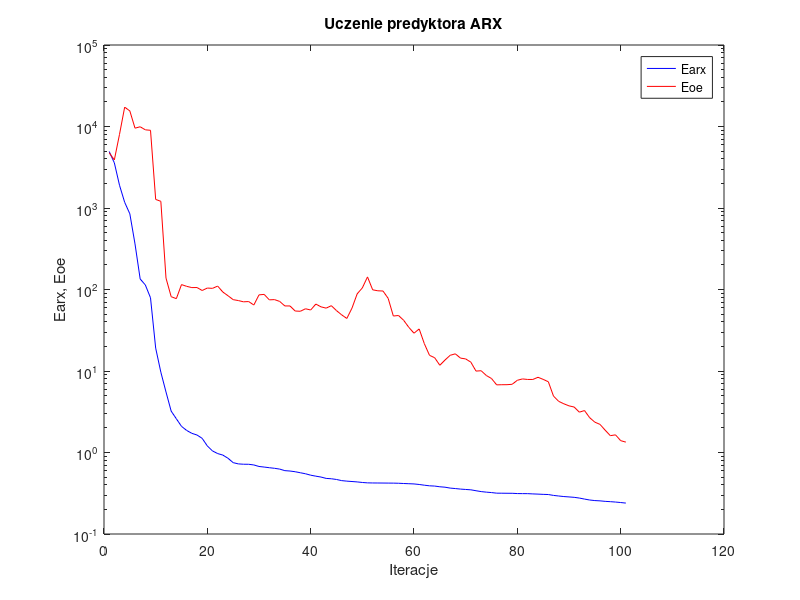
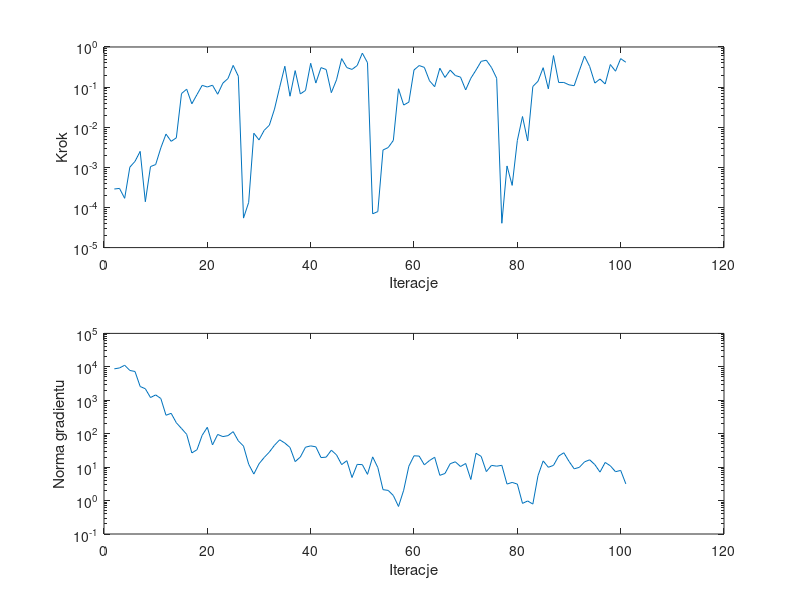

Write the MATLAB code that produced these figures, in order.
%uczenie predyktora arx
clear all;
n=0; farx(n+1)=4.934405e+003; foe(n+1)=4.765867e+003; wspucz(n+1)=0.000000e+000; ng(n+1)=0.000000e+000;
%odnowa zmiennej metryki
n=1; farx(n+1)=3.585896e+003; foe(n+1)=3.890223e+003; krok(n+1)=2.884695e-004; ng(n+1)=8.706314e+003;
n=2; farx(n+1)=1.902549e+003; foe(n+1)=8.004362e+003; krok(n+1)=2.989017e-004; ng(n+1)=9.261672e+003;
n=3; farx(n+1)=1.174372e+003; foe(n+1)=1.728259e+004; krok(n+1)=1.691914e-004; ng(n+1)=1.113463e+004;
n=4; farx(n+1)=8.484644e+002; foe(n+1)=1.552219e+004; krok(n+1)=1.011508e-003; ng(n+1)=7.792905e+003;
n=5; farx(n+1)=3.628236e+002; foe(n+1)=9.541040e+003; krok(n+1)=1.409080e-003; ng(n+1)=7.255536e+003;
n=6; farx(n+1)=1.347643e+002; foe(n+1)=9.925065e+003; krok(n+1)=2.501815e-003; ng(n+1)=2.578706e+003;
n=7; farx(n+1)=1.137083e+002; foe(n+1)=9.103114e+003; krok(n+1)=1.389271e-004; ng(n+1)=2.208620e+003;
n=8; farx(n+1)=7.915717e+001; foe(n+1)=8.984229e+003; krok(n+1)=1.045638e-003; ng(n+1)=1.206313e+003;
n=9; farx(n+1)=1.910963e+001; foe(n+1)=1.274518e+003; krok(n+1)=1.174683e-003; ng(n+1)=1.445926e+003;
n=10; farx(n+1)=9.675489e+000; foe(n+1)=1.207410e+003; krok(n+1)=3.065383e-003; ng(n+1)=1.128620e+003;
n=11; farx(n+1)=5.524469e+000; foe(n+1)=1.378657e+002; krok(n+1)=6.748373e-003; ng(n+1)=3.562518e+002;
n=12; farx(n+1)=3.219055e+000; foe(n+1)=8.166376e+001; krok(n+1)=4.449709e-003; ng(n+1)=4.070434e+002;
n=13; farx(n+1)=2.594393e+000; foe(n+1)=7.716824e+001; krok(n+1)=5.445782e-003; ng(n+1)=2.121679e+002;
n=14; farx(n+1)=2.094123e+000; foe(n+1)=1.148824e+002; krok(n+1)=6.900644e-002; ng(n+1)=1.432116e+002;
n=15; farx(n+1)=1.864495e+000; foe(n+1)=1.093496e+002; krok(n+1)=8.877087e-002; ng(n+1)=9.578631e+001;
n=16; farx(n+1)=1.719244e+000; foe(n+1)=1.055399e+002; krok(n+1)=3.836134e-002; ng(n+1)=2.660356e+001;
n=17; farx(n+1)=1.638811e+000; foe(n+1)=1.057202e+002; krok(n+1)=6.524238e-002; ng(n+1)=3.317907e+001;
n=18; farx(n+1)=1.492104e+000; foe(n+1)=9.723342e+001; krok(n+1)=1.105271e-001; ng(n+1)=8.964560e+001;
n=19; farx(n+1)=1.203207e+000; foe(n+1)=1.042087e+002; krok(n+1)=1.006999e-001; ng(n+1)=1.555406e+002;
n=20; farx(n+1)=1.044949e+000; foe(n+1)=1.032908e+002; krok(n+1)=1.115271e-001; ng(n+1)=4.612191e+001;
n=21; farx(n+1)=9.703054e-001; foe(n+1)=1.101627e+002; krok(n+1)=6.640781e-002; ng(n+1)=9.500239e+001;
n=22; farx(n+1)=9.296843e-001; foe(n+1)=9.309323e+001; krok(n+1)=1.253365e-001; ng(n+1)=8.186766e+001;
n=23; farx(n+1)=8.496474e-001; foe(n+1)=8.385253e+001; krok(n+1)=1.638325e-001; ng(n+1)=8.747227e+001;
n=24; farx(n+1)=7.509966e-001; foe(n+1)=7.508167e+001; krok(n+1)=3.477470e-001; ng(n+1)=1.151050e+002;
n=25; farx(n+1)=7.247591e-001; foe(n+1)=7.318302e+001; krok(n+1)=1.865388e-001; ng(n+1)=6.098322e+001;
%odnowa zmiennej metryki
n=26; farx(n+1)=7.179998e-001; foe(n+1)=7.062539e+001; krok(n+1)=5.434585e-005; ng(n+1)=4.260901e+001;
n=27; farx(n+1)=7.170089e-001; foe(n+1)=7.113670e+001; krok(n+1)=1.338340e-004; ng(n+1)=1.223338e+001;
n=28; farx(n+1)=7.034522e-001; foe(n+1)=6.452561e+001; krok(n+1)=7.088910e-003; ng(n+1)=6.206871e+000;
n=29; farx(n+1)=6.739218e-001; foe(n+1)=8.593348e+001; krok(n+1)=4.829711e-003; ng(n+1)=1.257140e+001;
n=30; farx(n+1)=6.628460e-001; foe(n+1)=8.709461e+001; krok(n+1)=8.360316e-003; ng(n+1)=1.940085e+001;
n=31; farx(n+1)=6.507023e-001; foe(n+1)=7.465320e+001; krok(n+1)=1.121678e-002; ng(n+1)=2.826898e+001;
n=32; farx(n+1)=6.400601e-001; foe(n+1)=7.516493e+001; krok(n+1)=2.835564e-002; ng(n+1)=4.515317e+001;
n=33; farx(n+1)=6.257565e-001; foe(n+1)=7.141697e+001; krok(n+1)=9.909413e-002; ng(n+1)=6.569551e+001;
n=34; farx(n+1)=5.991334e-001; foe(n+1)=6.285419e+001; krok(n+1)=3.311156e-001; ng(n+1)=5.250596e+001;
n=35; farx(n+1)=5.924703e-001; foe(n+1)=6.283182e+001; krok(n+1)=5.927401e-002; ng(n+1)=3.875286e+001;
n=36; farx(n+1)=5.809265e-001; foe(n+1)=5.445851e+001; krok(n+1)=2.577175e-001; ng(n+1)=1.461830e+001;
n=37; farx(n+1)=5.644249e-001; foe(n+1)=5.405076e+001; krok(n+1)=6.754317e-002; ng(n+1)=2.005514e+001;
n=38; farx(n+1)=5.484231e-001; foe(n+1)=5.802690e+001; krok(n+1)=8.268560e-002; ng(n+1)=3.945820e+001;
n=39; farx(n+1)=5.268622e-001; foe(n+1)=5.604958e+001; krok(n+1)=3.923690e-001; ng(n+1)=4.317686e+001;
n=40; farx(n+1)=5.124104e-001; foe(n+1)=6.625903e+001; krok(n+1)=1.261335e-001; ng(n+1)=4.051452e+001;
n=41; farx(n+1)=4.998464e-001; foe(n+1)=6.127825e+001; krok(n+1)=3.057702e-001; ng(n+1)=1.930981e+001;
n=42; farx(n+1)=4.810455e-001; foe(n+1)=5.905426e+001; krok(n+1)=2.745494e-001; ng(n+1)=1.990212e+001;
n=43; farx(n+1)=4.763466e-001; foe(n+1)=6.332110e+001; krok(n+1)=7.266281e-002; ng(n+1)=3.207815e+001;
n=44; farx(n+1)=4.666628e-001; foe(n+1)=5.505704e+001; krok(n+1)=1.516292e-001; ng(n+1)=2.328867e+001;
n=45; farx(n+1)=4.519210e-001; foe(n+1)=4.885522e+001; krok(n+1)=5.131430e-001; ng(n+1)=1.189983e+001;
n=46; farx(n+1)=4.452870e-001; foe(n+1)=4.412904e+001; krok(n+1)=3.064368e-001; ng(n+1)=1.559590e+001;
n=47; farx(n+1)=4.405753e-001; foe(n+1)=5.916083e+001; krok(n+1)=2.760258e-001; ng(n+1)=4.891946e+000;
n=48; farx(n+1)=4.356457e-001; foe(n+1)=8.846496e+001; krok(n+1)=3.444314e-001; ng(n+1)=1.207215e+001;
n=49; farx(n+1)=4.287792e-001; foe(n+1)=1.046176e+002; krok(n+1)=7.021280e-001; ng(n+1)=1.187961e+001;
n=50; farx(n+1)=4.242171e-001; foe(n+1)=1.427217e+002; krok(n+1)=4.063898e-001; ng(n+1)=6.077636e+000;
%odnowa zmiennej metryki
n=51; farx(n+1)=4.229193e-001; foe(n+1)=9.911895e+001; krok(n+1)=6.946355e-005; ng(n+1)=2.026561e+001;
n=52; farx(n+1)=4.224668e-001; foe(n+1)=9.642609e+001; krok(n+1)=7.910691e-005; ng(n+1)=9.692260e+000;
n=53; farx(n+1)=4.220013e-001; foe(n+1)=9.581412e+001; krok(n+1)=2.707062e-003; ng(n+1)=2.120030e+000;
n=54; farx(n+1)=4.214446e-001; foe(n+1)=7.789369e+001; krok(n+1)=3.111744e-003; ng(n+1)=2.014385e+000;
n=55; farx(n+1)=4.209566e-001; foe(n+1)=4.726484e+001; krok(n+1)=4.687691e-003; ng(n+1)=1.416104e+000;
n=56; farx(n+1)=4.194908e-001; foe(n+1)=4.798834e+001; krok(n+1)=9.091272e-002; ng(n+1)=6.662994e-001;
n=57; farx(n+1)=4.164903e-001; foe(n+1)=4.188739e+001; krok(n+1)=3.571281e-002; ng(n+1)=2.038116e+000;
n=58; farx(n+1)=4.140630e-001; foe(n+1)=3.430393e+001; krok(n+1)=4.215364e-002; ng(n+1)=1.062876e+001;
n=59; farx(n+1)=4.114832e-001; foe(n+1)=2.909072e+001; krok(n+1)=2.670983e-001; ng(n+1)=2.182625e+001;
n=60; farx(n+1)=4.052347e-001; foe(n+1)=3.281948e+001; krok(n+1)=3.444314e-001; ng(n+1)=2.140075e+001;
n=61; farx(n+1)=3.970709e-001; foe(n+1)=2.164041e+001; krok(n+1)=3.103642e-001; ng(n+1)=1.170377e+001;
n=62; farx(n+1)=3.902469e-001; foe(n+1)=1.557296e+001; krok(n+1)=1.439513e-001; ng(n+1)=1.576135e+001;
n=63; farx(n+1)=3.874462e-001; foe(n+1)=1.455449e+001; krok(n+1)=1.024273e-001; ng(n+1)=1.974335e+001;
n=64; farx(n+1)=3.797634e-001; foe(n+1)=1.175643e+001; krok(n+1)=2.962682e-001; ng(n+1)=5.687589e+000;
n=65; farx(n+1)=3.752907e-001; foe(n+1)=1.363406e+001; krok(n+1)=1.738735e-001; ng(n+1)=6.462923e+000;
n=66; farx(n+1)=3.658796e-001; foe(n+1)=1.558729e+001; krok(n+1)=2.656028e-001; ng(n+1)=1.264908e+001;
n=67; farx(n+1)=3.611428e-001; foe(n+1)=1.624663e+001; krok(n+1)=1.943277e-001; ng(n+1)=1.444048e+001;
n=68; farx(n+1)=3.557414e-001; foe(n+1)=1.439266e+001; krok(n+1)=1.775417e-001; ng(n+1)=1.041833e+001;
n=69; farx(n+1)=3.519865e-001; foe(n+1)=1.406988e+001; krok(n+1)=8.509079e-002; ng(n+1)=1.285664e+001;
n=70; farx(n+1)=3.484690e-001; foe(n+1)=1.284086e+001; krok(n+1)=1.660944e-001; ng(n+1)=4.266491e+000;
n=71; farx(n+1)=3.395826e-001; foe(n+1)=9.978221e+000; krok(n+1)=2.656312e-001; ng(n+1)=2.597651e+001;
n=72; farx(n+1)=3.314379e-001; foe(n+1)=1.007627e+001; krok(n+1)=4.386596e-001; ng(n+1)=2.098240e+001;
n=73; farx(n+1)=3.263020e-001; foe(n+1)=8.805722e+000; krok(n+1)=4.681360e-001; ng(n+1)=7.349754e+000;
n=74; farx(n+1)=3.224141e-001; foe(n+1)=8.086913e+000; krok(n+1)=3.072232e-001; ng(n+1)=1.128437e+001;
n=75; farx(n+1)=3.169901e-001; foe(n+1)=6.760866e+000; krok(n+1)=1.663330e-001; ng(n+1)=1.068200e+001;
%odnowa zmiennej metryki
n=76; farx(n+1)=3.166130e-001; foe(n+1)=6.786828e+000; krok(n+1)=4.041939e-005; ng(n+1)=1.133763e+001;
n=77; farx(n+1)=3.160990e-001; foe(n+1)=6.793173e+000; krok(n+1)=1.084015e-003; ng(n+1)=3.116550e+000;
n=78; farx(n+1)=3.158997e-001; foe(n+1)=6.872443e+000; krok(n+1)=3.550621e-004; ng(n+1)=3.490483e+000;
n=79; farx(n+1)=3.134465e-001; foe(n+1)=7.694602e+000; krok(n+1)=4.672280e-003; ng(n+1)=3.111958e+000;
n=80; farx(n+1)=3.129476e-001; foe(n+1)=7.994814e+000; krok(n+1)=1.848181e-002; ng(n+1)=8.230463e-001;
n=81; farx(n+1)=3.127421e-001; foe(n+1)=7.875328e+000; krok(n+1)=4.541426e-003; ng(n+1)=9.737899e-001;
n=82; farx(n+1)=3.104116e-001; foe(n+1)=7.875688e+000; krok(n+1)=1.036878e-001; ng(n+1)=7.847442e-001;
n=83; farx(n+1)=3.086354e-001; foe(n+1)=8.375227e+000; krok(n+1)=1.399123e-001; ng(n+1)=5.552045e+000;
n=84; farx(n+1)=3.064778e-001; foe(n+1)=7.893637e+000; krok(n+1)=3.047856e-001; ng(n+1)=1.537725e+001;
n=85; farx(n+1)=3.050587e-001; foe(n+1)=7.376666e+000; krok(n+1)=9.048247e-002; ng(n+1)=9.891487e+000;
n=86; farx(n+1)=2.975251e-001; foe(n+1)=4.920103e+000; krok(n+1)=6.101385e-001; ng(n+1)=1.129582e+001;
n=87; farx(n+1)=2.926390e-001; foe(n+1)=4.244576e+000; krok(n+1)=1.305790e-001; ng(n+1)=2.144599e+001;
n=88; farx(n+1)=2.881063e-001; foe(n+1)=3.959683e+000; krok(n+1)=1.305790e-001; ng(n+1)=2.692047e+001;
n=89; farx(n+1)=2.850608e-001; foe(n+1)=3.736333e+000; krok(n+1)=1.139041e-001; ng(n+1)=1.486654e+001;
n=90; farx(n+1)=2.818376e-001; foe(n+1)=3.613125e+000; krok(n+1)=1.084302e-001; ng(n+1)=8.905595e+000;
n=91; farx(n+1)=2.761138e-001; foe(n+1)=3.125709e+000; krok(n+1)=2.561085e-001; ng(n+1)=9.847079e+000;
n=92; farx(n+1)=2.682923e-001; foe(n+1)=3.271031e+000; krok(n+1)=5.945315e-001; ng(n+1)=1.437759e+001;
n=93; farx(n+1)=2.613163e-001; foe(n+1)=2.673907e+000; krok(n+1)=3.268918e-001; ng(n+1)=1.654855e+001;
n=94; farx(n+1)=2.571336e-001; foe(n+1)=2.356767e+000; krok(n+1)=1.259999e-001; ng(n+1)=1.191133e+001;
n=95; farx(n+1)=2.551325e-001; foe(n+1)=2.213424e+000; krok(n+1)=1.591991e-001; ng(n+1)=7.103610e+000;
n=96; farx(n+1)=2.515337e-001; foe(n+1)=1.878108e+000; krok(n+1)=1.196783e-001; ng(n+1)=1.381005e+001;
n=97; farx(n+1)=2.493522e-001; foe(n+1)=1.608573e+000; krok(n+1)=3.655097e-001; ng(n+1)=1.095391e+001;
n=98; farx(n+1)=2.466487e-001; foe(n+1)=1.646919e+000; krok(n+1)=2.489869e-001; ng(n+1)=7.295676e+000;
n=99; farx(n+1)=2.433248e-001; foe(n+1)=1.397941e+000; krok(n+1)=5.131430e-001; ng(n+1)=7.974791e+000;
n=100; farx(n+1)=2.395257e-001; foe(n+1)=1.340396e+000; krok(n+1)=4.164005e-001; ng(n+1)=3.157457e+000;

figure; semilogy(farx,'b'); hold on; semilogy(foe,'r'); xlabel('Iteracje'); ylabel('Earx, Eoe'); legend('Earx','Eoe'); title('Uczenie predyktora ARX');
figure; subplot(2,1,1); semilogy(krok); xlabel('Iteracje'); ylabel('Krok');
subplot(2,1,2); semilogy(ng); xlabel('Iteracje'); ylabel('Norma gradientu');
Earx=farx(n+1)
Eoe=foe(n+1)
